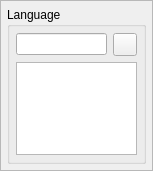
<?xml version="1.0" encoding="UTF-8"?>
<ui version="4.0">
 <class>TranslationWidget</class>
 <widget class="QWidget" name="TranslationWidget">
  <property name="geometry">
   <rect>
    <x>0</x>
    <y>0</y>
    <width>153</width>
    <height>171</height>
   </rect>
  </property>
  <property name="windowTitle">
   <string>TranslationWidget</string>
  </property>
  <layout class="QVBoxLayout" name="verticalLayout">
   <property name="spacing">
    <number>0</number>
   </property>
   <property name="margin">
    <number>0</number>
   </property>
   <item>
    <widget class="QFrame" name="frame">
     <property name="frameShape">
      <enum>QFrame::StyledPanel</enum>
     </property>
     <property name="frameShadow">
      <enum>QFrame::Raised</enum>
     </property>
     <layout class="QVBoxLayout" name="verticalLayout_2">
      <property name="spacing">
       <number>6</number>
      </property>
      <property name="margin">
       <number>6</number>
      </property>
      <item>
       <widget class="QGroupBox" name="gb_language">
        <property name="title">
         <string>Language</string>
        </property>
        <layout class="QGridLayout" name="gridLayout">
         <property name="margin">
          <number>6</number>
         </property>
         <property name="spacing">
          <number>6</number>
         </property>
         <item row="0" column="0">
          <widget class="QLineEdit" name="le_summary"/>
         </item>
         <item row="0" column="1">
          <widget class="QToolButton" name="tb_delete">
           <property name="text">
            <string/>
           </property>
           <property name="icon">
            <iconset resource="../resources/pisido.qrc">
             <normaloff>:/images/delete.png</normaloff>:/images/delete.png</iconset>
           </property>
          </widget>
         </item>
         <item row="1" column="0" colspan="2">
          <widget class="QPlainTextEdit" name="pte_description"/>
         </item>
        </layout>
       </widget>
      </item>
     </layout>
    </widget>
   </item>
  </layout>
 </widget>
 <resources>
  <include location="../resources/pisido.qrc"/>
 </resources>
 <connections/>
</ui>
